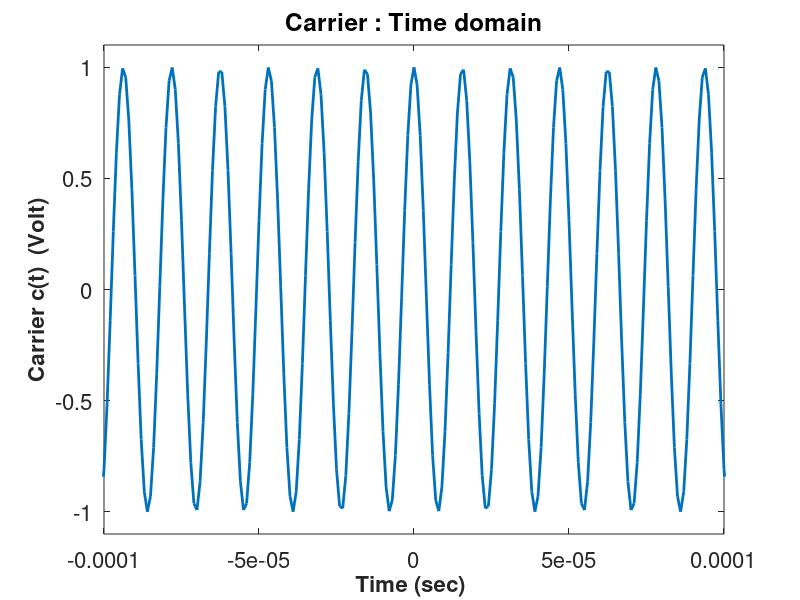
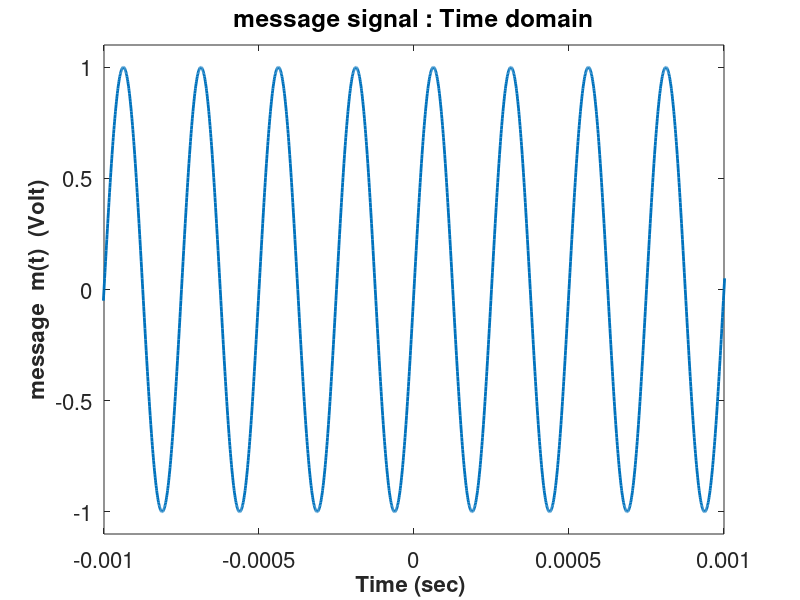
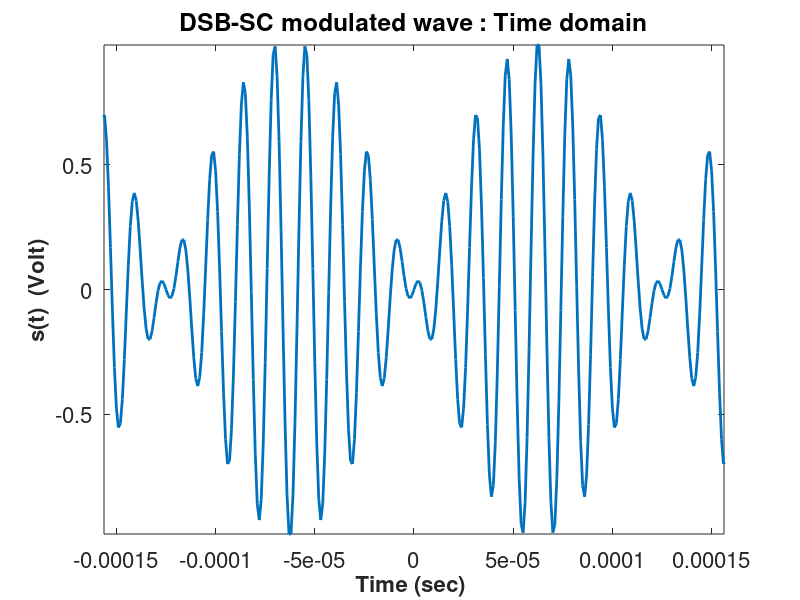
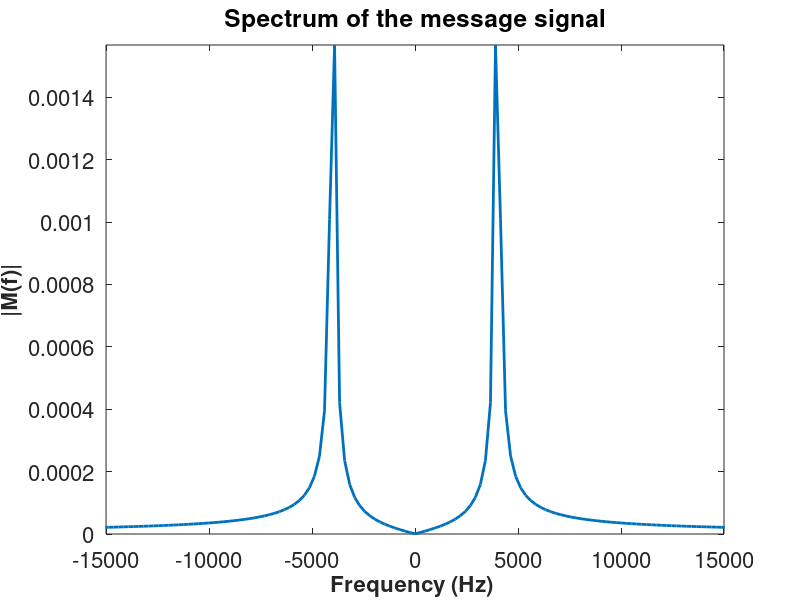

These charts were generated, in order, by the following MATLAB code:
%yuying lai xuanzhou ma
clear
hold off
format long e
N = 4096; %No. of FFT samples
sampling_rate = 100.0e4; %unit Hz
tstep = 1/sampling_rate;
tmax = N*tstep/2;

tmin = -tmax;
tt = tmin:tstep:tmax-tstep;
fmax = sampling_rate/2; 
fmin = -fmax;
fstep = (fmax-fmin)/N;
freq = fmin:fstep:fmax-fstep;

fc=64e3;
Ac = 1 ;
ct=Ac*cos(2*pi*fc*tt);
Am =1 ;
mt = Am*sin(2*pi*4e3*tt);
%additional carrier
Ac1 = 0;
ct1 = Ac1*cos(2*pi*fc*tt);
st = mt.*ct + ct1;

figure(1)
Hp1 = plot(tt,ct);
set(Hp1,'LineWidth',2)
Ha = gca;
set(Ha,'Fontsize',16)
Hx=xlabel('Time (sec) ');
set(Hx,'FontWeight','bold','Fontsize',16)
Hx=ylabel('Carrier c(t)  (Volt)');
set(Hx,'FontWeight','bold','Fontsize',16)
title('Carrier : Time domain');
axis([-1e-4 1e-4 -1.1 1.1])
pause(1)

figure(2)
Hp1 = plot(tt,mt);
set(Hp1,'LineWidth',2)
Ha = gca;
set(Ha,'Fontsize',16)
Hx=xlabel('Time (sec) ');
set(Hx,'FontWeight','bold','Fontsize',16)
Hx=ylabel('message  m(t)  (Volt)');
set(Hx,'FontWeight','bold','Fontsize',16)
title('message signal : Time domain');
axis([-0.001 0.001 -1.1 1.1])
pause(1)
figure(3)
Hp1 = plot(tt,st);
set(Hp1,'LineWidth',2)
Ha = gca;
set(Ha,'Fontsize',16)
Hx=xlabel('Time (sec) ');
set(Hx,'FontWeight','bold','Fontsize',16)
Hx=ylabel('s(t)  (Volt)');
set(Hx,'FontWeight','bold','Fontsize',16)
title('DSB-SC modulated wave : Time domain');
axis([-10/fc 10/fc min(st) max(st)])
pause(1)
Mf = fftshift(fft(fftshift(mt)))/(2*fmax);
figure(4)
%The amplitude of the spectrum is different from the Fourier transform
%amplitude due to discretization of discrete Fourier transform
Hp1=plot(freq,abs(Mf));
set(Hp1,'LineWidth',2)
Ha = gca;
set(Ha,'Fontsize',16)
Hx=xlabel('Frequency (Hz) ');
set(Hx,'FontWeight','bold','Fontsize',16)
Hx=ylabel('|M(f)|');
set(Hx,'FontWeight','bold','Fontsize',16)
title('Spectrum of the message signal');
axis ([-15e3 15e3 0 max(abs(Mf))])
pause(1)


Sf = fftshift(fft(fftshift(st)))/(2*fmax);
figure(5)
Hp1=plot(freq,abs(Sf));
set(Hp1,'LineWidth',2)
Ha = gca;
set(Ha,'Fontsize',16)
Hx=xlabel('Frequency (Hz) ');
set(Hx,'FontWeight','bold','Fontsize',16)
Hx=ylabel('|S(f)|');
set(Hx,'FontWeight','bold','Fontsize',16)
title('Spectrum of the DSB-SC wave S(f)');
axis ([-100e3 100e3 0 max(abs(Sf))])
pause(1)

%DSB-SC demodulation

%Local oscillator at the receiver perfectly synchronized
thet=-pi/2;
lo = cos(2*pi*fc*tt + thet); 
st1 = st .* lo;
figure(6)
Hp1=plot(tt,st1);
set(Hp1,'LineWidth',2)
Ha = gca;
set(Ha,'Fontsize',16)
Hx=xlabel('Time (sec) ');
set(Hx,'FontWeight','bold','Fontsize',16)
Hx=ylabel('  s hat(t)  (Volt)');
set(Hx,'FontWeight','bold','Fontsize',16)
title('signal after remodulation at Rx, s hat(t) : Time domain');
axis([-10/fc 10/fc min(st1) max(st1)])
pause(1)
Sf1 = fftshift(fft(fftshift(st1)))/(2*fmax);
figure(7)
Hp1=plot(freq,abs(Sf1));
set(Hp1,'LineWidth',2)
Ha = gca;
set(Ha,'Fontsize',16)
Hx=xlabel('Frequency (Hz) ');
set(Hx,'FontWeight','bold','Fontsize',16)
Hx=ylabel('|S hat(f)|');
set(Hx,'FontWeight','bold','Fontsize',16)
title('Spectrum S hat(f)');
axis ([-1.5e5 1.5e5 0 max(abs(Sf1))])
pause(1)
%Low pass filtering
f_cutoff = 30e3;
%ideal low pass filter
n=1;
for f = freq
    if abs(f) < f_cutoff
        Hf(n) = 1;
    else
        Hf(n) = 0;
    end
n=n+1;
end
Mf1 = Sf1 .* Hf;
mt1 = 2*fmax*fftshift(ifft(fftshift(Mf1)));
figure(8)
Hp1=plot(tt,mt1,'r',tt,mt*0.5,'g.');
set(Hp1,'LineWidth',2)
Ha = gca;
set(Ha,'Fontsize',16)
Hx=xlabel('Time (sec) ');
set(Hx,'FontWeight','bold','Fontsize',16)
Hx=ylabel('m hat(t)(Volt)');
set(Hx,'FontWeight','bold','Fontsize',16)
title('Output of low pass filter,  m hat(t)  : Time domain');
axis([-0.001 0.001 min(mt*0.5) max(mt*0.5)])
legend('LPF output', 'message sig');

figure(9)
Hp1=plot(freq,abs(Mf1));
set(Hp1,'LineWidth',2)
Ha = gca;
set(Ha,'Fontsize',16)
Hx=xlabel('Frequency (Hz) ');
set(Hx,'FontWeight','bold','Fontsize',16)
Hx=ylabel('|S hat(f)|');
set(Hx,'FontWeight','bold','Fontsize',16)
title('Spectrum S hat(f) after LPF');
axis ([-1.5e5 1.5e5 0 max(abs(Mf1))])













     
